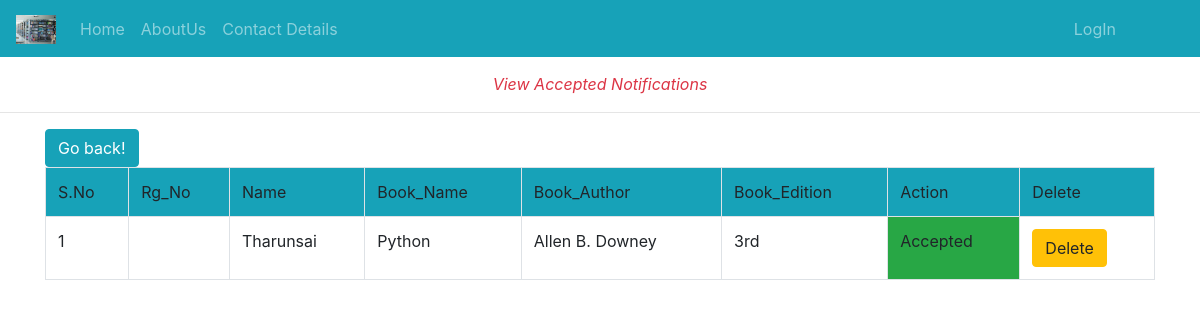
Page /accepting/ on the committed database.
### Library_App/models.py (models this page shows)
class st_admin_data(models.Model):
	Rg_No=models.CharField(max_length=120)
	Branch=models.CharField(max_length=120)
	Name=models.CharField(max_length=120)
	issue_status=models.IntegerField(default=0)
	Book_name=models.CharField(max_length=120)
	Book_author=models.CharField(max_length=120)
	Book_Edition=models.CharField(max_length=120,default="")
	Book_count=models.IntegerField(default=0)
	Issue_date=models.DateField(blank=True,null=True)
	Expire_date=models.DateField(blank=True,null=True)
	Return_Date=models.DateField(blank=True,null=True)
	Fine=models.IntegerField(default=0)
	uid=models.ForeignKey(User,on_delete=models.CASCADE)

### Library_App/views.py (the view)
# urls.py: path('accepting/',views.accepting,name="accepting"),
def accepting(req):
	pending2=st_admin_data.objects.all()
	data=Books_Avail.objects.filter()
	return render(req,'html/noti_acceptingdata.html',{'p':pending2})

### Library_App/templates/html/noti_acceptingdata.html (shortened to what this page needs)
{% extends 'html/base.html' %}
{% load static %}
{% block content %}
<div class="text-center text-danger">
	<br>
	<span><i>View Accepted Notifications</i></span>
</div>
<hr>
<div class="container">
	<table class="table table-bordered">
		<input type="button" value="Go back!" onclick="history.back()" class="btn btn-info">
		<tr class="bg bg-info">
			<td>S.No</td>
			<td>Rg_No</td>
			<td>Name</td>
			<td>Book_Name</td>
			<td>Book_Author</td>
			<td>Book_Edition</td>
			<td>Action</td>
			<td>Delete</td>
		</tr>
		{% for i in p %}
		{% if i.issue_status is 1 %}
		<tr>
			<td>{{forloop.counter}}</td>
			<td>{{i.Rg_No}}</td>
			<td>{{i.Name}}</td>
			<td>{{i.Book_name}}</td>
			<td>{{i.Book_author}}</td>
			<td>{{i.Book_Edition}}</td>
			{% if i.issue_status is 1 %}
			<td class="bg-success">Accepted</td>
			{% endif %}
			<td><a class="confirm-delete btn btn-warning" href="{% url 'datadelete' i.id %}">Delete</a></td>
		</tr>
		{% endif %}
		{% endfor %}
	</table>
</div>
		<br><br><br><br>
{% endblock %}

### rows in the picture
st_admin_data: Name "Tharunsai", Book_name "Python", Book_author "Allen B. Downey", Book_Edition "3rd", issue_status "Accepted"
